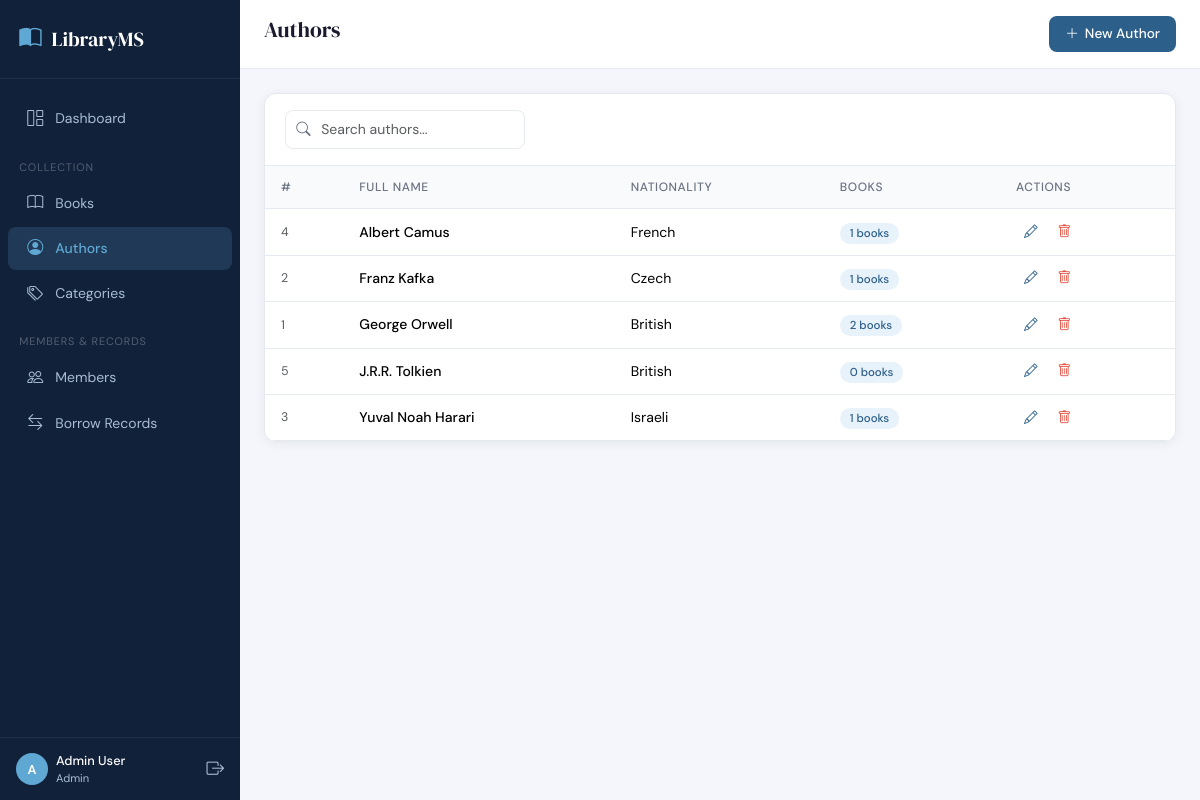
Page /authors.php (signed in) on the committed database.
### tables this page shows
CREATE TABLE IF NOT EXISTS authors (
    id INT AUTO_INCREMENT PRIMARY KEY,
    full_name VARCHAR(150) NOT NULL,
    nationality VARCHAR(100),
    biography TEXT,
    created_at DATETIME DEFAULT CURRENT_TIMESTAMP
);

### authors.php (the view, shortened to what this page needs)
<?php
require_once 'includes/db.php';
$action = $_GET['action'] ?? 'list';
$record = null;
require_once 'includes/header.php';
?>
<?php if ($action === 'add' || $action === 'edit'): ?>
<div class="form-card" style="max-width:600px">
    <h6 class="mb-3"><?= $action === 'add' ? 'Add New Author' : 'Edit Author' ?></h6>
    <form method="POST" action="authors.php">
        <input type="hidden" name="form_action" value="<?= $action === 'add' ? 'add' : 'edit' ?>">
        <?php if ($record): ?><input type="hidden" name="edit_id" value="<?= $record['id'] ?>"><?php endif; ?>
        <div class="row g-3">
            <div class="col-md-8">
                <label class="form-label">Full Name *</label>
                <input type="text" name="full_name" class="form-control" required value="<?= htmlspecialchars($record['full_name'] ?? '') ?>">
            </div>
            <div class="col-md-4">
                <label class="form-label">Nationality</label>
                <input type="text" name="nationality" class="form-control" value="<?= htmlspecialchars($record['nationality'] ?? '') ?>">
            </div>
            <div class="col-12">
                <label class="form-label">Biography</label>
                <textarea name="biography" class="form-control" rows="4"><?= htmlspecialchars($record['biography'] ?? '') ?></textarea>
            </div>
        </div>
        <div class="mt-4 d-flex gap-2">
            <button type="submit" class="btn-primary-custom"><i class="bi bi-check-lg"></i> Save</button>
            <a href="authors.php" class="btn btn-outline-secondary btn-sm">Cancel</a>
        </div>
    </form>
</div>
<?php else: ?>
<div class="table-card">
    <div class="table-header">
        <div class="search-box" style="min-width:240px">
            <i class="bi bi-search"></i>
            <input type="text" id="searchInput" class="form-control form-control-sm" placeholder="Search authors...">
        </div>
    </div>
    <div class="table-responsive">
        <table class="table">
            <thead><tr><th>#</th><th>Full Name</th><th>Nationality</th><th>Books</th><th>Actions</th></tr></thead>
            <tbody id="authorsTable">
            <?php
            $authors = $conn->query('SELECT a.*, COUNT(b.id) book_count FROM authors a LEFT JOIN books b ON a.id=b.author_id GROUP BY a.id ORDER BY a.full_name');
            while ($r = $authors->fetch_assoc()):
            ?>
            <tr>
                <td class="text-muted" style="font-size:0.78rem"><?= $r['id'] ?></td>
                <td style="font-weight:500"><?= htmlspecialchars($r['full_name']) ?></td>
                <td><?= htmlspecialchars($r['nationality'] ?? '—') ?></td>
                <td><span class="badge-custom badge-blue"><?= $r['book_count'] ?> books</span></td>
                <td>
                    <a href="authors.php?action=edit&id=<?= $r['id'] ?>" class="btn-action edit"><i class="bi bi-pencil"></i></a>
                    <a href="authors.php?action=delete&id=<?= $r['id'] ?>" class="btn-action del btn-confirm-delete" data-message="Delete author '<?= htmlspecialchars($r['full_name']) ?>'?"><i class="bi bi-trash"></i></a>
                </td>
            </tr>
            <?php endwhile; ?>
            </tbody>
        </table>
    </div>
</div>
<?php endif; ?>
<?php require_once 'includes/footer.php'; ?>

### css/style.css (style rules this page uses)
:root { --sidebar-w: 240px; --accent: #2c5f8a; --accent-light: #e8f2fa; --accent-dark: #1a3f5c; --text-main: #1a1a2e; --text-muted: #6b7280; --border: #e5e9f0; --bg-page: #f4f6fb; --bg-card: #ffffff; --sidebar-bg: #12213a; --sidebar-text: #a8bdd4; --radius: 12px; --shadow: 0 2px 12px rgba(0,0,0,0.06); }
* { box-sizing: border-box; margin: 0; padding: 0; }
body { font-family: 'DM Sans', sans-serif; background: var(--bg-page); color: var(--text-main); display: flex; min-height: 100vh; }
.table-card { background: var(--bg-card); border: 1px solid var(--border); border-radius: var(--radius); overflow: hidden; box-shadow: var(--shadow); }
.table-header { padding: 1rem 1.25rem; display: flex; align-items: center; justify-content: space-between; border-bottom: 1px solid var(--border); }
.table { margin: 0; font-size: 0.875rem; }
.table thead th { background: #f8fafc; color: var(--text-muted); font-size: 0.75rem; text-transform: uppercase; letter-spacing: 0.05em; font-weight: 500; border-bottom: 1px solid var(--border); padding: 0.75rem 1rem; }
.table tbody td { padding: 0.75rem 1rem; border-color: var(--border); vertical-align: middle; }
.btn-action { border: none; background: none; padding: 4px 8px; border-radius: 6px; cursor: pointer; font-size: 0.85rem; transition: background 0.2s; }
.btn-action.edit { color: var(--accent); }
.btn-action.del { color: #e74c3c; }
.badge-custom { padding: 3px 10px; border-radius: 20px; font-size: 0.72rem; font-weight: 500; }
.badge-blue { background: var(--accent-light); color: var(--accent); }
.form-control, .form-select { border: 1px solid var(--border); border-radius: 8px; font-size: 0.875rem; padding: 0.5rem 0.75rem; transition: border-color 0.2s, box-shadow 0.2s; }
.search-box { position: relative; }
.search-box input { padding-left: 2.2rem; }
.search-box i { position: absolute; left: 0.7rem; top: 50%; transform: translateY(-50%); color: var(--text-muted); font-size: 0.9rem; }

### rows in the picture
authors: id "4", full_name "Albert Camus", nationality "French", book_count "1"
authors: id "2", full_name "Franz Kafka", nationality "Czech", book_count "1"
authors: id "1", full_name "George Orwell", nationality "British", book_count "2"
authors: id "5", full_name "J.R.R. Tolkien", nationality "British", book_count "0"
authors: id "3", full_name "Yuval Noah Harari", nationality "Israeli", book_count "1"

### other values in the picture
SITE_NAME "LibraryMS"
substr($_SESSION['user_name'], 0, 1) "A"
$_SESSION['user_name'] "Admin User"
$_SESSION['user_role'] "Admin"
$page_title "Authors"
$topbar_btn['label'] "New Author"
